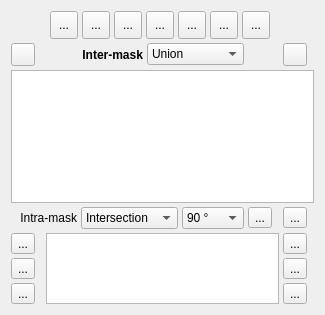
        <widget class="QWidget" name="CustomDetectorTab">
         <layout class="QGridLayout" name="gridLayout_5" columnminimumwidth="31,31,31,31,31,31,31,31,31">
          <property name="spacing">
           <number>4</number>
          </property>
          <item row="3" column="8">
           <widget class="QToolButton" name="CDRotCW">
            <property name="text">
             <string>...</string>
            </property>
            <property name="icon">
             <iconset>
              <normaloff>icons/right_rotate.png</normaloff>icons/right_rotate.png</iconset>
            </property>
           </widget>
          </item>
          <item row="3" column="7">
           <widget class="QToolButton" name="CDRotCCW">
            <property name="text">
             <string>...</string>
            </property>
            <property name="icon">
             <iconset>
              <normaloff>icons/left_rotate.png</normaloff>icons/left_rotate.png</iconset>
            </property>
           </widget>
          </item>
          <item row="3" column="5" colspan="2">
           <widget class="QComboBox" name="CDRotStep">
            <property name="currentIndex">
             <number>1</number>
            </property>
            <item>
             <property name="text">
              <string>180 °</string>
             </property>
            </item>
            <item>
             <property name="text">
              <string>90 °</string>
             </property>
            </item>
            <item>
             <property name="text">
              <string>60 °</string>
             </property>
            </item>
            <item>
             <property name="text">
              <string>45 °</string>
             </property>
            </item>
            <item>
             <property name="text">
              <string>30 °</string>
             </property>
            </item>
            <item>
             <property name="text">
              <string>22.5 °</string>
             </property>
            </item>
            <item>
             <property name="text">
              <string>10 °</string>
             </property>
            </item>
            <item>
             <property name="text">
              <string>5 °</string>
             </property>
            </item>
            <item>
             <property name="text">
              <string>2 °</string>
             </property>
            </item>
            <item>
             <property name="text">
              <string>1 °</string>
             </property>
            </item>
            <item>
             <property name="text">
              <string>0.5 °</string>
             </property>
            </item>
            <item>
             <property name="text">
              <string>0.25 °</string>
             </property>
            </item>
           </widget>
          </item>
          <item row="1" column="8">
           <widget class="QToolButton" name="CDDelMask">
            <property name="text">
             <string/>
            </property>
            <property name="icon">
             <iconset>
              <normaloff>icons/delete.png</normaloff>icons/delete.png</iconset>
            </property>
           </widget>
          </item>
          <item row="1" column="1" colspan="3">
           <widget class="QLabel" name="CDInterMaskLabel">
            <property name="minimumSize">
             <size>
              <width>75</width>
              <height>0</height>
             </size>
            </property>
            <property name="font">
             <font>
              <weight>75</weight>
              <bold>true</bold>
             </font>
            </property>
            <property name="text">
             <string>Inter-mask</string>
            </property>
            <property name="alignment">
             <set>Qt::AlignRight|Qt::AlignTrailing|Qt::AlignVCenter</set>
            </property>
           </widget>
          </item>
          <item row="3" column="0" colspan="2">
           <widget class="QLabel" name="CDIntraMaskLabel">
            <property name="text">
             <string>Intra-mask</string>
            </property>
            <property name="alignment">
             <set>Qt::AlignRight|Qt::AlignTrailing|Qt::AlignVCenter</set>
            </property>
           </widget>
          </item>
          <item row="5" column="0">
           <widget class="QToolButton" name="CDInvert">
            <property name="text">
             <string>...</string>
            </property>
            <property name="icon">
             <iconset>
              <normaloff>icons/invertColors.png</normaloff>icons/invertColors.png</iconset>
            </property>
           </widget>
          </item>
          <item row="1" column="0">
           <widget class="QToolButton" name="ShowDfrnMaskWdw">
            <property name="text">
             <string/>
            </property>
            <property name="icon">
             <iconset>
              <normaloff>icons/Aperture.png</normaloff>icons/Aperture.png</iconset>
            </property>
           </widget>
          </item>
          <item row="2" column="0" colspan="9">
           <widget class="QTableWidget" name="CDT">
            <property name="minimumSize">
             <size>
              <width>0</width>
              <height>0</height>
             </size>
            </property>
            <property name="maximumSize">
             <size>
              <width>16777215</width>
              <height>133</height>
             </size>
            </property>
           </widget>
          </item>
          <item row="1" column="4" colspan="3">
           <widget class="QComboBox" name="CDInterMask">
            <property name="minimumSize">
             <size>
              <width>85</width>
              <height>0</height>
             </size>
            </property>
            <item>
             <property name="text">
              <string>Union</string>
             </property>
            </item>
            <item>
             <property name="text">
              <string>Intersection</string>
             </property>
            </item>
            <item>
             <property name="text">
              <string>Additive</string>
             </property>
            </item>
            <item>
             <property name="text">
              <string>Current Only</string>
             </property>
            </item>
           </widget>
          </item>
          <item row="4" column="0">
           <widget class="QToolButton" name="CDMirror">
            <property name="text">
             <string>...</string>
            </property>
            <property name="icon">
             <iconset>
              <normaloff>icons/mirrored.png</normaloff>icons/mirrored.png</iconset>
            </property>
           </widget>
          </item>
          <item row="3" column="2" colspan="3">
           <widget class="QComboBox" name="CDIntraMask">
            <property name="minimumSize">
             <size>
              <width>85</width>
              <height>0</height>
             </size>
            </property>
            <property name="currentIndex">
             <number>1</number>
            </property>
            <item>
             <property name="text">
              <string>Union</string>
             </property>
            </item>
            <item>
             <property name="text">
              <string>Intersection</string>
             </property>
            </item>
            <item>
             <property name="text">
              <string>Additive</string>
             </property>
            </item>
           </widget>
          </item>
          <item row="6" column="0">
           <widget class="QToolButton" name="CDColor">
            <property name="text">
             <string>...</string>
            </property>
            <property name="icon">
             <iconset>
              <normaloff>icons/colorPicker.png</normaloff>icons/colorPicker.png</iconset>
            </property>
           </widget>
          </item>
          <item row="4" column="8">
           <widget class="QToolButton" name="CDFlipHorz">
            <property name="text">
             <string>...</string>
            </property>
            <property name="icon">
             <iconset>
              <normaloff>icons/mirrorHorz.png</normaloff>icons/mirrorHorz.png</iconset>
            </property>
           </widget>
          </item>
          <item row="5" column="8">
           <widget class="QToolButton" name="CDFlipVert">
            <property name="text">
             <string>...</string>
            </property>
            <property name="icon">
             <iconset>
              <normaloff>icons/mirrorVert.png</normaloff>icons/mirrorVert.png</iconset>
            </property>
           </widget>
          </item>
          <item row="6" column="8">
           <widget class="QToolButton" name="CDTranspose">
            <property name="text">
             <string>...</string>
            </property>
            <property name="icon">
             <iconset>
              <normaloff>icons/transpose.png</normaloff>icons/transpose.png</iconset>
            </property>
           </widget>
          </item>
          <item row="4" column="1" rowspan="3" colspan="7">
           <widget class="QTableWidget" name="CDDTable"/>
          </item>
          <item row="0" column="1" colspan="7">
           <layout class="QHBoxLayout" name="CDNewMaskHGrid">
            <property name="spacing">
             <number>0</number>
            </property>
            <item>
             <widget class="QToolButton" name="CDNewCircle">
              <property name="minimumSize">
               <size>
                <width>28</width>
                <height>28</height>
               </size>
              </property>
              <property name="maximumSize">
               <size>
                <width>28</width>
                <height>28</height>
               </size>
              </property>
              <property name="text">
               <string>...</string>
              </property>
              <property name="icon">
               <iconset>
                <normaloff>icons/circle.png</normaloff>icons/circle.png</iconset>
              </property>
             </widget>
            </item>
            <item>
             <widget class="QToolButton" name="CDNewGrid">
              <property name="minimumSize">
               <size>
                <width>28</width>
                <height>28</height>
               </size>
              </property>
              <property name="maximumSize">
               <size>
                <width>28</width>
                <height>28</height>
               </size>
              </property>
              <property name="text">
               <string>...</string>
              </property>
              <property name="icon">
               <iconset>
                <normaloff>icons/grid.png</normaloff>icons/grid.png</iconset>
              </property>
             </widget>
            </item>
            <item>
             <widget class="QToolButton" name="CDNewBandpass">
              <property name="minimumSize">
               <size>
                <width>28</width>
                <height>28</height>
               </size>
              </property>
              <property name="maximumSize">
               <size>
                <width>28</width>
                <height>28</height>
               </size>
              </property>
              <property name="text">
               <string>...</string>
              </property>
              <property name="icon">
               <iconset>
                <normaloff>icons/bandpass.png</normaloff>icons/bandpass.png</iconset>
              </property>
             </widget>
            </item>
            <item>
             <widget class="QToolButton" name="CDNewWedge">
              <property name="minimumSize">
               <size>
                <width>28</width>
                <height>28</height>
               </size>
              </property>
              <property name="maximumSize">
               <size>
                <width>28</width>
                <height>28</height>
               </size>
              </property>
              <property name="text">
               <string>...</string>
              </property>
              <property name="icon">
               <iconset>
                <normaloff>icons/wedge.png</normaloff>icons/wedge.png</iconset>
              </property>
             </widget>
            </item>
            <item>
             <widget class="QToolButton" name="CDNewPolygon">
              <property name="minimumSize">
               <size>
                <width>28</width>
                <height>28</height>
               </size>
              </property>
              <property name="maximumSize">
               <size>
                <width>28</width>
                <height>28</height>
               </size>
              </property>
              <property name="text">
               <string>...</string>
              </property>
              <property name="icon">
               <iconset>
                <normaloff>icons/poly.png</normaloff>icons/poly.png</iconset>
              </property>
             </widget>
            </item>
            <item>
             <widget class="QToolButton" name="CDNewFromFile">
              <property name="minimumSize">
               <size>
                <width>28</width>
                <height>28</height>
               </size>
              </property>
              <property name="maximumSize">
               <size>
                <width>28</width>
                <height>28</height>
               </size>
              </property>
              <property name="text">
               <string>...</string>
              </property>
              <property name="icon">
               <iconset>
                <normaloff>icons/openMask.png</normaloff>icons/openMask.png</iconset>
              </property>
             </widget>
            </item>
            <item>
             <widget class="QToolButton" name="CDNewMath">
              <property name="minimumSize">
               <size>
                <width>28</width>
                <height>28</height>
               </size>
              </property>
              <property name="maximumSize">
               <size>
                <width>28</width>
                <height>28</height>
               </size>
              </property>
              <property name="text">
               <string>...</string>
              </property>
              <property name="icon">
               <iconset>
                <normaloff>icons/math.png</normaloff>icons/math.png</iconset>
              </property>
             </widget>
            </item>
           </layout>
          </item>
         </layout>
        </widget>
